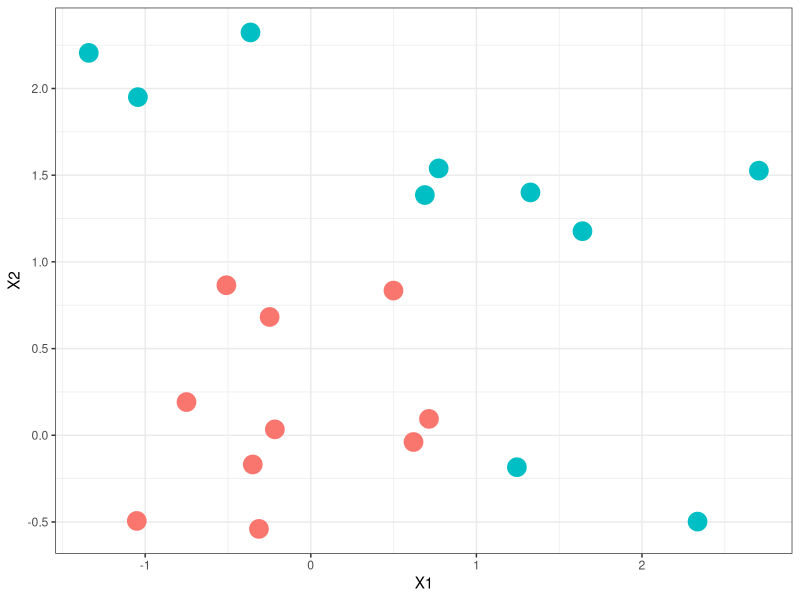
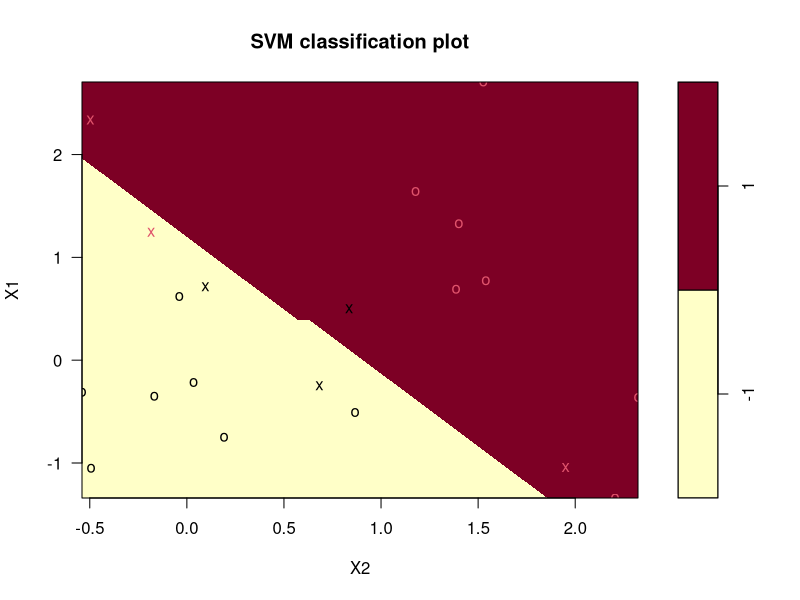
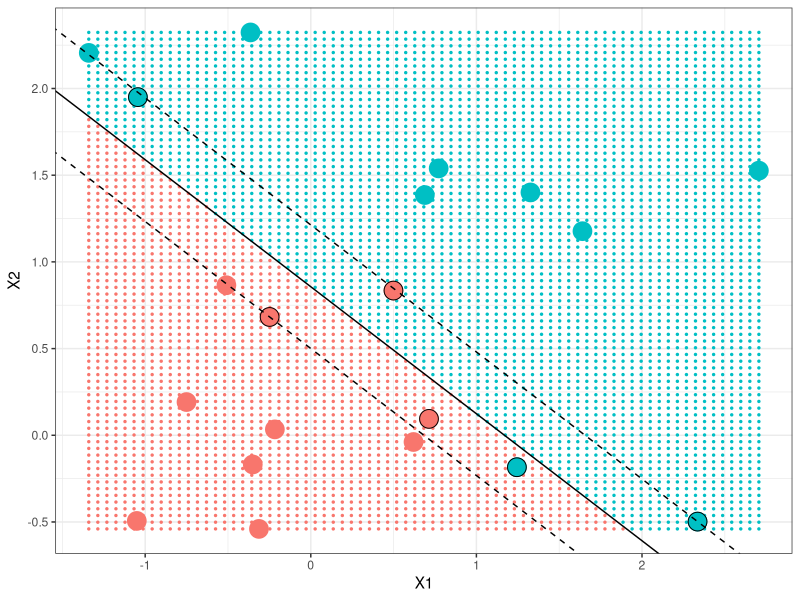

Here is the R script that generated these plots, in order:
#rep(c(1, -1), each = 10)
library(ggplot2)
rm(list=ls())
set.seed(10111)
coordenadas <- matrix(rnorm(40), 20, 2)
colnames(coordenadas) <- c("X1", "X2")
y <- as.factor(c(rep(-1, 10), rep(1, 10)))  #Importante poner como factor para
# que svm() detecte el problema de clasificación

coordenadas[y == 1, ] = coordenadas[y == 1, ] + 1
df <- data.frame(coordenadas, y)

ggplot(data = df, aes(x = X1, y = X2, colour = y)) +
  geom_point(size = 6) +
  theme_bw() +
  theme(legend.position = "none")
  
library(e1071)

df$y <-as.factor(df$y)

modelo_svm <- svm(formula = y ~ X1 + X2, data = df, kernel = "linear",
                  cost = 10, scale = FALSE)

summary(modelo_svm)
plot(modelo_svm, df)


# Con ggplot2

rango_1 <- range(df$X1)
rango_2 <- range(df$X2)

new_x1 <- seq(rango_1[1], rango_1[2], length = 75)
new_x2 <- seq(rango_2[1], rango_2[2], length = 75)

nuevos_puntos <- expand.grid(X1 = new_x1, X2 = new_x2)
nuevos_puntos
is.data.frame(nuevos_puntos)

predicciones <- predict(modelo_svm, newdata = nuevos_puntos)
color_regiones <- data.frame(nuevos_puntos, y = predicciones )

is.factor(predicciones)  
#####
modelo_svm$coefs
modelo_svm$SV
#####
beta = drop(t(modelo_svm$coefs) %*% modelo_svm$SV)
beta0 = modelo_svm$rho


ggplot() +
  # Representación de las 2 regiones empleando los puntos y coloreándolos
  # según la clase predicha por el modelo
  geom_point(data = color_regiones, aes(x = X1, y = X2, color = as.factor(y)),
             size = 0.5) +
  # Se añaden las observaciones
  geom_point(data = df, aes(x = X1, y = X2, color = as.factor(y)),
             size = 6) +
  # Se identifican aquellas observaciones que son vectores soporte del modelo
  geom_point(data = df[modelo_svm$index, ],
             aes(x = X1, y = X2, color = as.factor(y)),
             shape = 21, colour = "black",
             size = 6) +
  # Se añaden las rectas del hiperplano y los márgenes
  geom_abline(intercept = beta0/beta[2], slope = -beta[1]/beta[2]) +
  geom_abline(intercept = (beta0 - 1)/beta[2], slope = -beta[1]/beta[2],
              linetype = "dashed") +    
  geom_abline(intercept = (beta0 + 1)/beta[2], slope = -beta[1]/beta[2],
              linetype = "dashed") +
  theme_bw() +
  theme(legend.position = "none")

# tune() cross-validation(10 folds)

svm_cv <- tune("svm", y ~ X1 + X2, data = df, 
               kernel = "linear", 
               range = list(cost = c(0.001, 0.01, 0.1, 1, 5, 10, 20, 50, 100,
                                     150, 200)))
summary(svm_cv)
model <- svm_cv$best.model                      
model$coefs
model$rho
model$coefs

#####

mean(c(TRUE, FALSE, TRUE))

